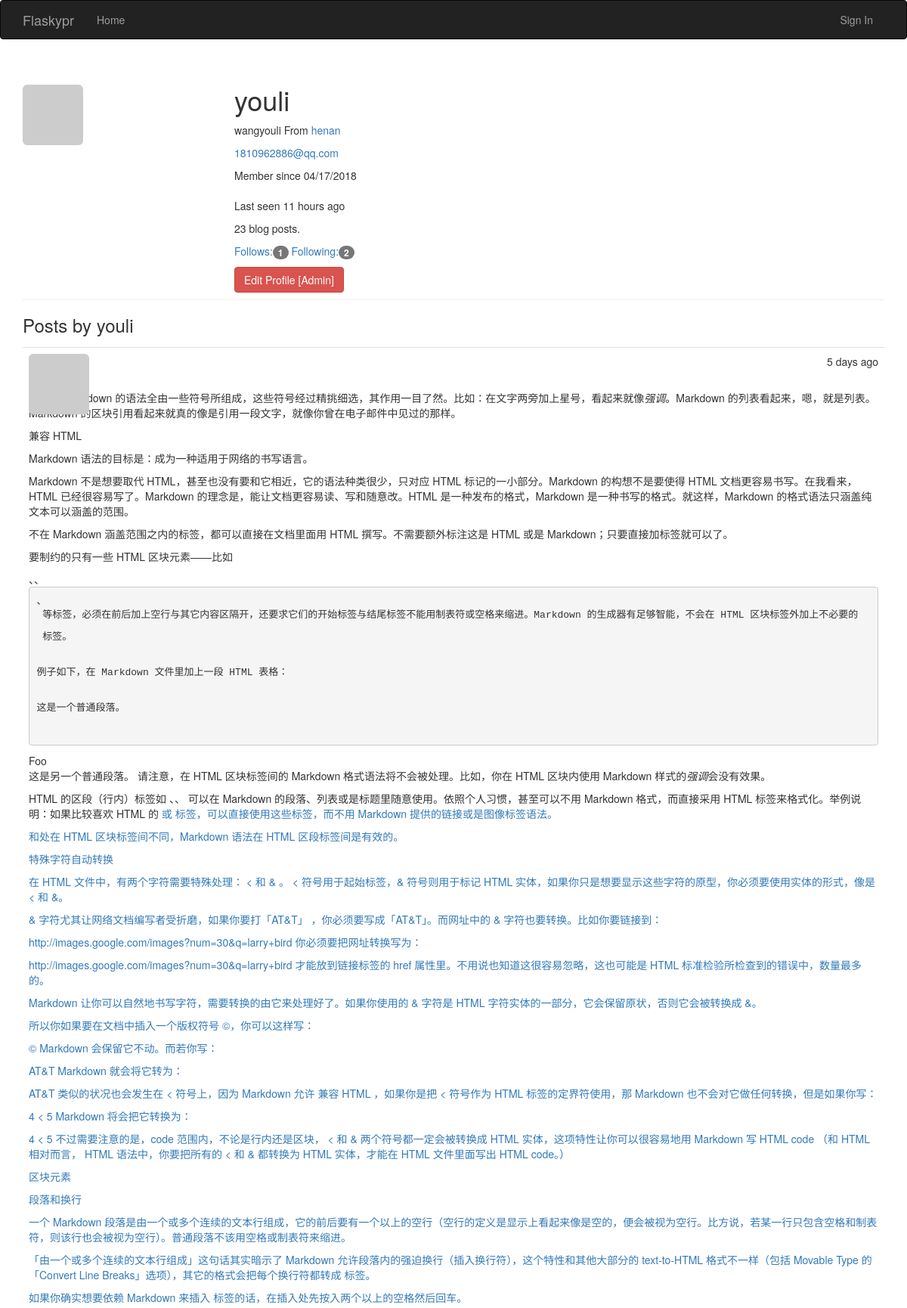
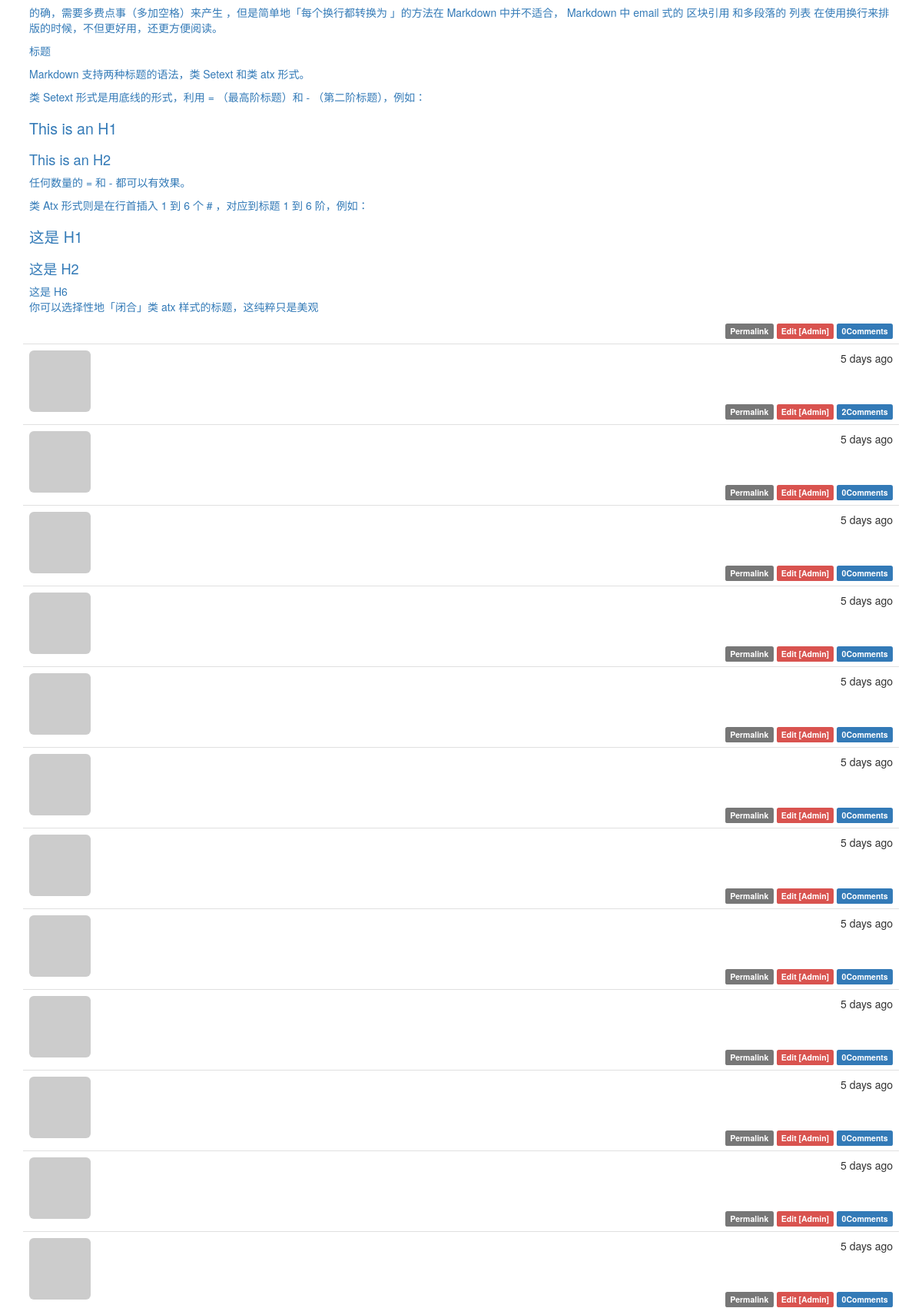
/user/youli (upper part), run on the app's committed database (2 pictures, top to bottom).
### app/models.py (models this page shows, shortened)
class User(UserMixin, db.Model):
    __tablename__ = 'users'
    id = db.Column(db.Integer, primary_key=True)
    username = db.Column(db.String(64), unique=True, index=True)
    email = db.Column(db.String(64), unique=True, index=True)
    role_id = db.Column(db.Integer, db.ForeignKey('roles.id'))
    password_hash = db.Column(db.String(128))
    confirmed = db.Column(db.Boolean, default=False)
    name = db.Column(db.String(64))
    location = db.Column(db.String(64))
    about_me = db.Column(db.Text())
    member_since = db.Column(db.DateTime(), default=datetime.datetime.utcnow)
    last_seen = db.Column(db.DateTime(), default=datetime.datetime.utcnow)
    avatar_hash = db.Column(db.String(32))
    posts = db.relationship('Post', backref='author', lazy='dynamic')
    followed = db.relationship('FollowT',
                               foreign_keys=[FollowT.follower_id],
                               backref=db.backref('follower', lazy='joined'),
                               lazy='dynamic', cascade='all, delete-orphan')
    followers = db.relationship('FollowT',
                                foreign_keys=[FollowT.followed_id],
                                backref=db.backref('followed', lazy='joined'),
                                lazy='dynamic',
                                cascade='all, delete-orphan')
    comments = db.relationship('Comment', backref='author', lazy='dynamic')
    @property
    def password(self):
        raise AttributeError('password is not a readable attribute')
    def gravatar(self, size=100, default='identicon', rating='g'):
        if request.is_secure:
            url = 'https://secure.gravatar.com/avatar'
        else:
            url = 'http://www.gravatar.com/avatar'
        hash = self.avatar_hash or hashlib.md5(self.email.encode('utf-8')).hexdigest()
        return '{url}/{hash}?s={size}&d={default}&r={rating}'.format(
            url=url, hash=hash, size=size, default=default, rating=rating
        )

class Post(db.Model):
    __tablename__ = 'posts'
    id = db.Column(db.Integer, primary_key=True)
    body = db.Column(db.Text)
    timestamp = db.Column(db.DateTime, index=True, default=datetime.datetime.utcnow)
    author_id = db.Column(db.Integer, db.ForeignKey('users.id'))
    body_html = db.Column(db.Text)
    comments = db.relationship('Comment', backref='post', lazy='dynamic')

### app/main/views.py (the view)
@main.route('/user/<username>')
def user(username):
    user = User.query.filter_by(username=username).first()
    if user is None:
        abort(404)
    posts = user.posts.order_by(Post.timestamp.desc()).all()
    return render_template('user.html', user=user, posts=posts)

### app/auth/views.py (called while the page is built)
@auth.before_app_request
def before_request():
    if current_user.is_authenticated:
        current_user.ping()
        if not current_user.confirmed \
            and request.endpoint[:5] != 'auth.'\
                and request.endpoint != 'static':
            return redirect(url_for('auth.unconfirmed'))

### app/main/__init__.py (called while the page is built)
@main.app_context_processor
def inject_permissions():
    return dict(Permission=Permission)

### app/models.py (called while the page is built)
    def can(self, permissions):
        return False

### app/templates/user.html (shortened to what this page needs)
{% extends 'base.html' %}
{% import "_macros.html" as macros %}
{% block page_content %}
    <div class="page-header"> <img src="{{ user.gravatar(size=256) }}" alt="" class="img-rounded profile-thumbnail">
    <div class="profile-header">
        <h1>{{ user.username }}</h1>
        {% if user.name or user.location %}
        <p>
            {% if user.name %}{{ user.name }}{% endif %}
            {% if user.location %}
            From <a target="_blank" href="http://maps.baidu.com/?q={{ user.location }}">{{ user.location }}</a>
            {% endif %}
        </p>
        {% endif %}
        {% if current_user.is_administrator %}
        <p><a href="mailto:{{ user.email }}">{{ user.email }}</a></p>
        {% endif %}
        <p>
            Member since {{ moment(user.member_since).format('L') }} <br /> <br />
            Last seen {{ moment(user.last_seen).fromNow() }}
        </p>
        <p>{{ user.posts.count() }} blog posts.</p>
<p>
    <a href="{{ url_for('.followers', username=user.username) }}">
        Follows:<span class="badge">{{ user.followers.count()-1 }}</span>
    </a>
    <a href="{{ url_for('.followed_by', username=user.username) }}">
        Following:<span class="badge">{{ user.followed.count()-1 }}</span>
    </a>
</p>
        {% if current_user.is_administrator %}
        <a href="{{ url_for('.edit_profile_admin', id=user.id) }}" class="btn btn-danger">
            Edit Profile [Admin]
        </a>
        {% endif %}
    </div>
    </div>
    <h3>Posts by {{ user.username }}</h3>
    {% include '_posts.html' %}
{% endblock %}

### app/templates/_posts.html
<ul class="posts">
    {% for post in posts %}
    <li class="post">
        <div class="post-thumbnail">
            <a href="{{ url_for('.user', username=post.author.username) }}">
                <img class="img-rounded profile-thumbnail" src="{{ post.author.gravatar(size=40) }}">
            </a>
        </div>
        <div class="post-content">
            <div class="post-date">{{ moment(post.timestamp).fromNow() }}</div>
            <div class="post-author"><a href="{{ url_for('.user', username=post.author.username) }}">{{ post.author.username }}</a></div>
        </div>
        <div class="post-body">
            {% if post.body_html %}
            {{ post.body_html | safe }}
            {% else %}
                {{ post.body }}
            {% endif %}
        </div>
        <div class="post-footer">
            <a href="{{ url_for('.post', id=post.id) }}">
                <span class="label label-default">Permalink</span>
            </a>
            {% if current_user == post.author %}
            <a href="url_for('.edit', id=post.id)">
                <span class="label label-primary">Edit</span>
            </a>
            {% elif current_user.is_administrator %}
            <a href="{{ url_for('.edit', id=post.id) }}">
                <span class="label label-danger">Edit [Admin]</span>
            </a>
            {% endif %}
             <a href="{{ url_for('.post', id=post.id) }}#comments">
                <span class="label label-primary">{{ post.comments.count()  }}Comments</span>
            </a>
        </div>
    </li>
    {% endfor %}
</ul>

### app/static/styles.css (style rules this page uses)
.profile-thumbnail { position: absolute; }
.profile-header { min-height: 260px; margin-left: 280px; }
ul.posts { list-style-type: none; padding: 0px; margin: 16px 0px 0px 0px; border-top: 1px solid #e0e0e0; }
ul.posts li.post { padding: 8px; border-bottom: 1px solid #e0e0e0; }
div.post-date { float: right; }
div.post-author { font-weight: bold; }
div.post-thumbnail { position: absolute; }
div.post-content { margin-left: 48px; min-height: 48px; }
div.post-footer { text-align: right; }
.post-body h1 { font-size: 140%; }
.post-body h2 { font-size: 130%; }

### data on the page
User: username "youli", name "wangyouli", location "henan", email "1810962886@qq.com", member_since "04/17/2018", last_seen "11 hours ago"
Post: timestamp "5 days ago", body_html "总之， Markdown 的语法全由一些符号所组成，这些符号经过精挑细选，其作用一目了然。比如：在文字两旁加上星号，看起来就像 强调 。Markdown 的列表看起来，嗯，就是列表。Markdown 的区块引用看起来就真的像是引用一段文字，就像你曾在电子邮件中见过的那样。 兼容 HTML Markdown 语法的目标是：成为一种适用于网络的书写语言。 Markdown 不是想要取代 HTML，甚至也没有要和它相近，它的语法种类很少，只对应 HTML 标记的一小部分。Markdown 的构想不是要使得 HTML 文档更容易书写。在我看来， HTML 已经很容易写了。Markdown 的理念是，能让文档更容易读、写和随意改。HTML 是一种发布的格式，Markdown 是一种书写的格式。就这样，Markdown 的格式语法只涵盖纯文本可以涵盖的范围。 不在 Markdown 涵盖范围之内的标签，都可以直接在文档里面用 HTML 撰写。不需要额外标注这是 HTML 或是 Markdown；只要直接加标签就可以了。 要制约的只有一些 HTML 区块元素――比如 、、 、 等标签，必须在前后加上空行与其它内容区隔开，还要求它们的开始标签与结尾标签不能用制表符或空格来缩进。Markdown 的生成器有足够智能，不会在 HTML 区块标签外加上不必要的 标签。 例子如下，在 Markdown 文件里加上一段 HTML 表格： 这是一个普通段落。 Foo 这是另一个普通段落。 请注意，在 HTML 区块标签间的 Markdown 格式语法将不会被处理。比如，你在 HTML 区块内使用…", comments.count "0"
Post: timestamp "5 days ago", comments.count "2"
Post: timestamp "5 days ago", comments.count "0"
Post: timestamp "5 days ago", comments.count "0"
Post: timestamp "5 days ago", comments.count "0"
Post: timestamp "5 days ago", comments.count "0"
Post: timestamp "5 days ago", comments.count "0"
Post: timestamp "5 days ago", comments.count "0"
Post: timestamp "5 days ago", comments.count "0"
Post: timestamp "5 days ago", comments.count "0"
Post: timestamp "5 days ago", comments.count "0"
Post: timestamp "5 days ago", comments.count "0"
Post: timestamp "5 days ago", comments.count "0"

### other printed values
{{ user.posts.count() }} "23"
{{ user.followers.count()-1 }} "1"
{{ user.followed.count()-1 }} "2"
